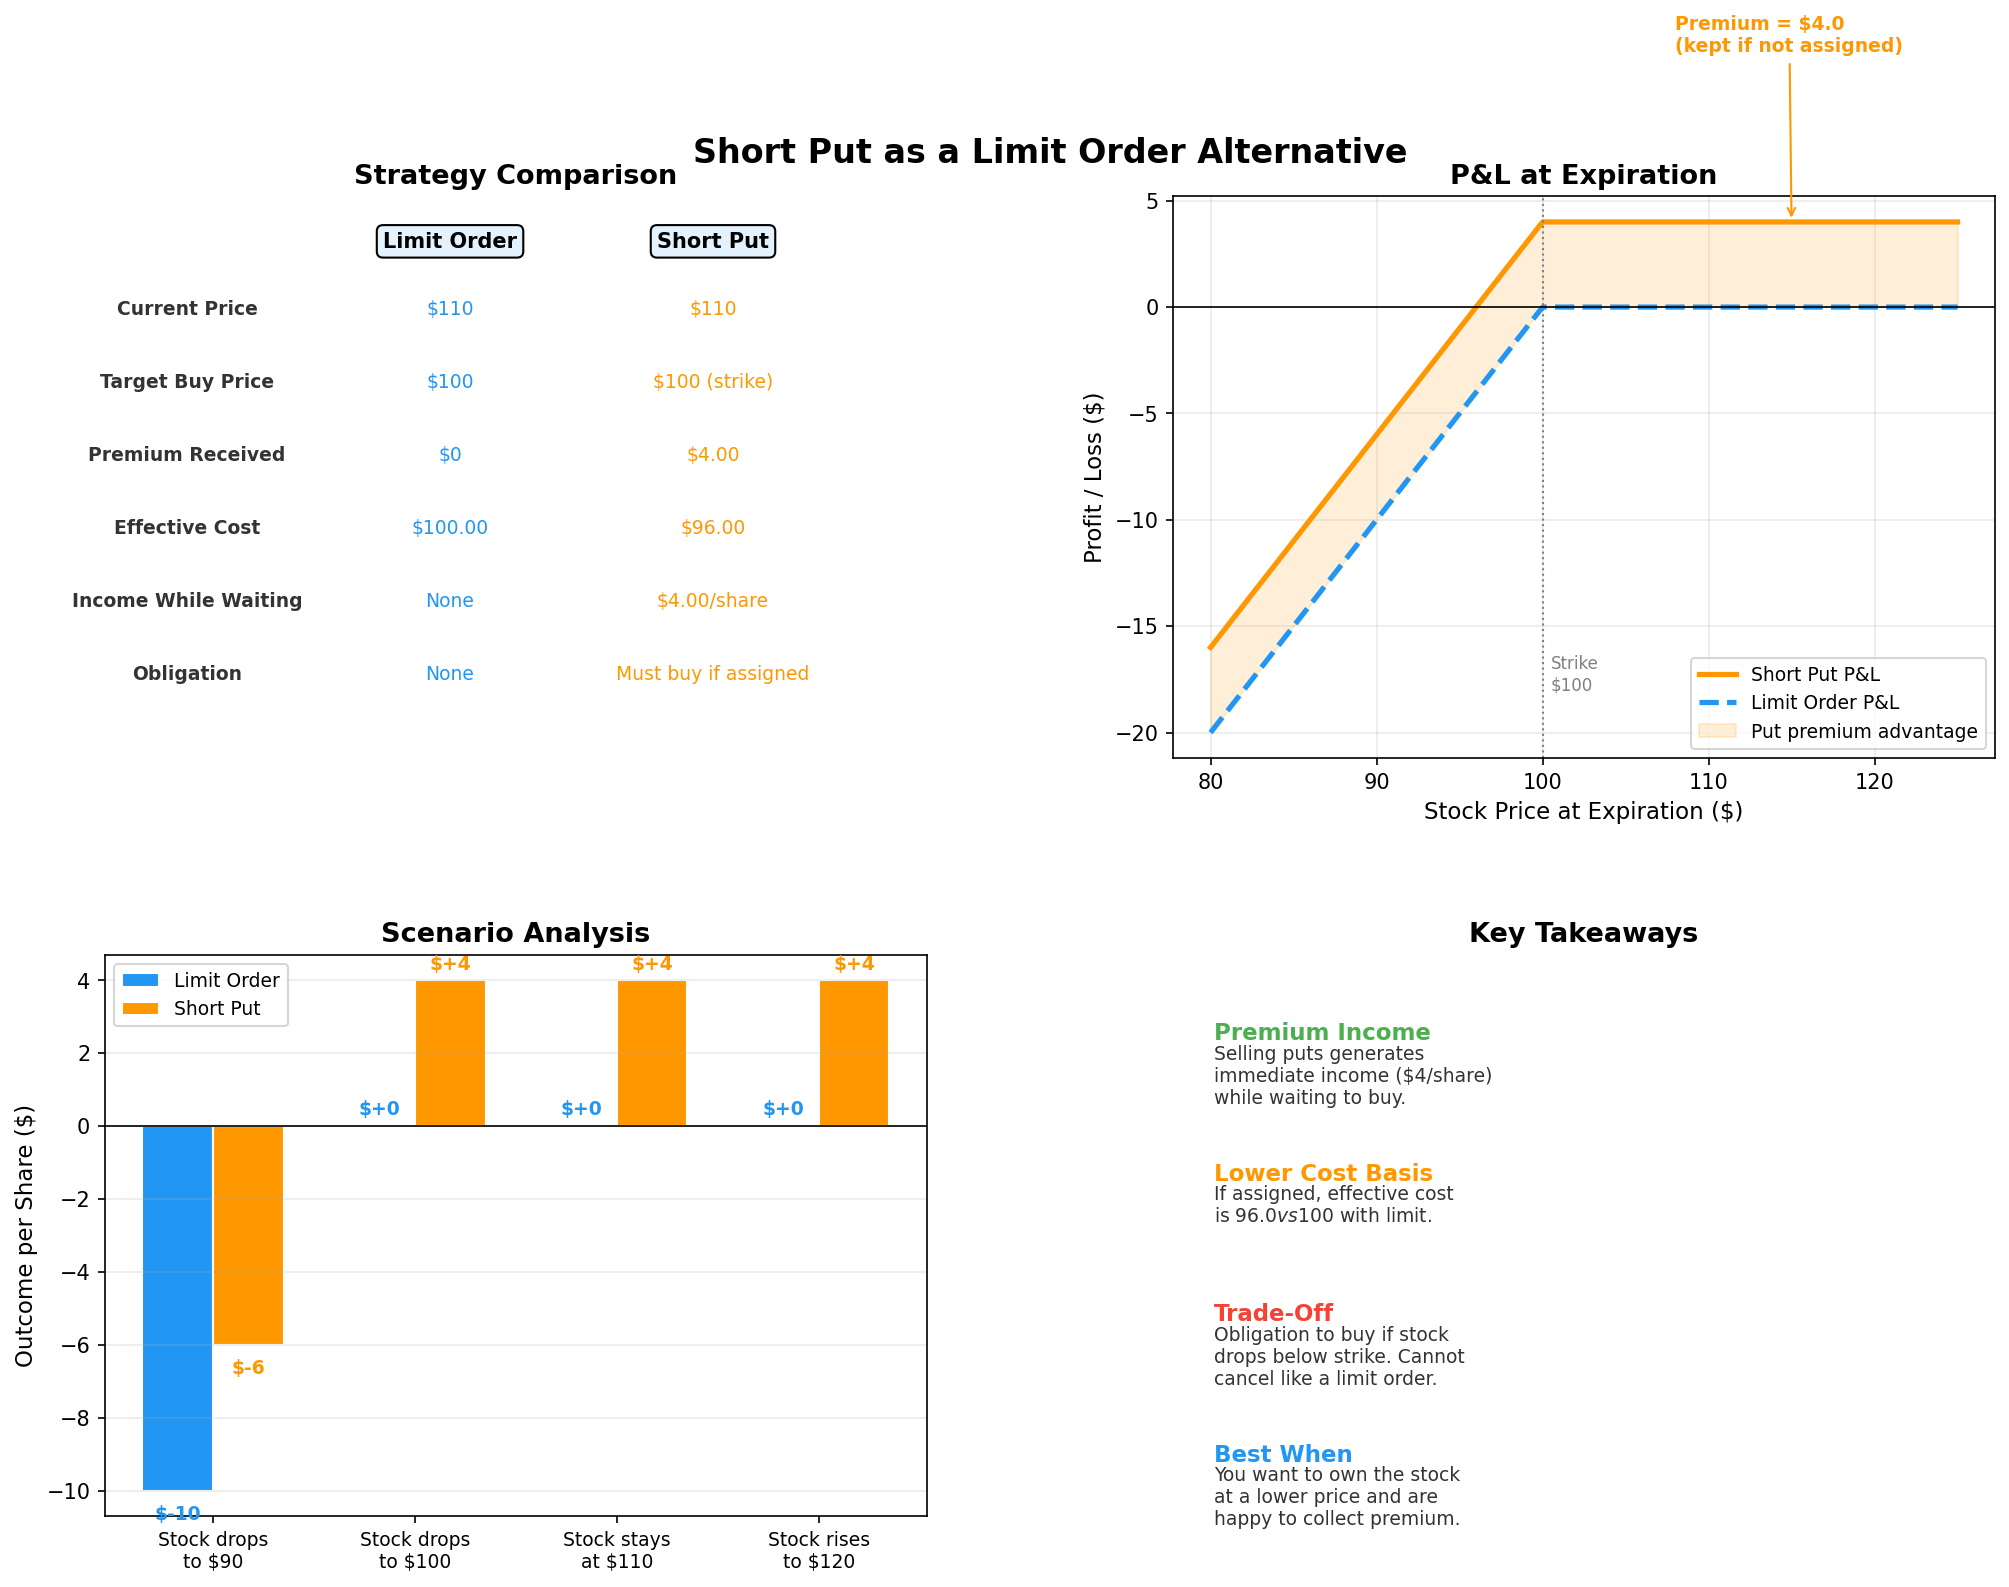

Write the Python code that produced this figure.
"""
Week 26 - Short Put as a Limit Order Alternative
===================================================
Comparison diagram: Traditional limit buy order vs Short Put,
showing the premium received as an advantage of selling puts.
Output: week26_put_as_limit.png
"""

import numpy as np
import matplotlib.pyplot as plt
import matplotlib.patches as mpatches
import os

# ---------------------------------------------------------------------------
# 1. Parameters
# ---------------------------------------------------------------------------
current_price = 110       # current stock price
limit_price   = 100       # desired buy price (= put strike)
put_premium   = 4.00      # premium received for selling the put
strike        = 100       # put strike = limit price

stock_range = np.linspace(80, 125, 300)

# ---------------------------------------------------------------------------
# 2. Calculate outcomes for both strategies
# ---------------------------------------------------------------------------
# Strategy 1: Traditional limit buy at $100
# - If stock drops to $100, you buy at $100
# - Effective cost basis: $100
# - No income while waiting

# Strategy 2: Sell $100 put, collect $4 premium
# - If stock drops below $100, you're assigned at $100 but net cost = $96
# - If stock stays above $100, you keep the $4 premium
# - Effective cost basis if assigned: $96

# P&L comparison when owning (or obligated to buy) vs just holding cash
# For limit order: profit only if stock falls to limit and then rises
limit_pnl = np.where(stock_range <= limit_price,
                     stock_range - limit_price,  # bought at limit, value is current
                     0)  # never triggered

# For short put: profit includes premium
put_pnl = np.where(stock_range <= strike,
                   stock_range - strike + put_premium,  # assigned, net of premium
                   put_premium)  # not assigned, keep premium

# ---------------------------------------------------------------------------
# 3. Plot
# ---------------------------------------------------------------------------
fig = plt.figure(figsize=(14, 10))
gs = fig.add_gridspec(2, 2, hspace=0.35, wspace=0.3)

fig.suptitle('Short Put as a Limit Order Alternative',
             fontsize=16, fontweight='bold', y=0.97)

# -- Panel 1 (top-left): Scenario comparison table/visual --
ax1 = fig.add_subplot(gs[0, 0])
ax1.set_xlim(0, 10)
ax1.set_ylim(0, 10)
ax1.axis('off')
ax1.set_title('Strategy Comparison', fontsize=13, fontweight='bold')

# Table-like display
rows = [
    ('Current Price', f'${current_price}', f'${current_price}'),
    ('Target Buy Price', f'${limit_price}', f'${strike} (strike)'),
    ('Premium Received', '$0', f'${put_premium:.2f}'),
    ('Effective Cost', f'${limit_price:.2f}', f'${limit_price - put_premium:.2f}'),
    ('Income While Waiting', 'None', f'${put_premium:.2f}/share'),
    ('Obligation', 'None', 'Must buy if assigned'),
]

headers = ['', 'Limit Order', 'Short Put']
for j, h in enumerate(headers):
    ax1.text(1 + j * 3.2, 9.2, h, fontsize=10, fontweight='bold',
             ha='center', va='center',
             bbox=dict(boxstyle='round', facecolor='#E3F2FD' if j > 0 else '#EEEEEE'))

for i, (label, v1, v2) in enumerate(rows):
    y = 8.0 - i * 1.3
    bg = '#f9f9f9' if i % 2 == 0 else 'white'
    ax1.text(1, y, label, fontsize=9, ha='center', va='center',
             fontweight='bold', color='#333333')
    ax1.text(4.2, y, v1, fontsize=9, ha='center', va='center',
             color='#2196F3')
    ax1.text(7.4, y, v2, fontsize=9, ha='center', va='center',
             color='#FF9800')

# -- Panel 2 (top-right): P&L comparison chart --
ax2 = fig.add_subplot(gs[0, 1])

ax2.plot(stock_range, put_pnl, color='#FF9800', linewidth=2.5,
         label='Short Put P&L')
ax2.plot(stock_range, limit_pnl, color='#2196F3', linewidth=2.5,
         linestyle='--', label='Limit Order P&L')

# Shade the premium advantage
ax2.fill_between(stock_range, put_pnl, limit_pnl,
                 where=(put_pnl > limit_pnl), alpha=0.15,
                 color='#FF9800', label='Put premium advantage')

ax2.axhline(y=0, color='black', linewidth=0.8)
ax2.axvline(x=strike, color='gray', linestyle=':', linewidth=1)
ax2.text(strike + 0.5, -18, f'Strike\n${strike}', fontsize=8,
         color='gray', ha='left')

# Premium annotation
ax2.annotate(f'Premium = ${put_premium}\n(kept if not assigned)',
             xy=(115, put_premium), xytext=(108, 12),
             fontsize=9, fontweight='bold', color='#FF9800',
             arrowprops=dict(arrowstyle='->', color='#FF9800'))

ax2.set_xlabel('Stock Price at Expiration ($)', fontsize=11)
ax2.set_ylabel('Profit / Loss ($)', fontsize=11)
ax2.set_title('P&L at Expiration', fontsize=13, fontweight='bold')
ax2.legend(loc='lower right', fontsize=9)
ax2.grid(True, alpha=0.25)

# -- Panel 3 (bottom-left): scenario outcomes --
ax3 = fig.add_subplot(gs[1, 0])

scenarios = ['Stock drops\nto $90', 'Stock drops\nto $100',
             'Stock stays\nat $110', 'Stock rises\nto $120']
limit_outcomes = [-10, 0, 0, 0]  # limit order outcomes
put_outcomes   = [-6, 4, 4, 4]   # short put outcomes (includes premium)

x = np.arange(len(scenarios))
width = 0.35

bars1 = ax3.bar(x - width / 2, limit_outcomes, width,
                label='Limit Order', color='#2196F3',
                edgecolor='white', linewidth=1)
bars2 = ax3.bar(x + width / 2, put_outcomes, width,
                label='Short Put', color='#FF9800',
                edgecolor='white', linewidth=1)

for bar in bars1:
    h = bar.get_height()
    ax3.text(bar.get_x() + bar.get_width() / 2,
             h + (0.3 if h >= 0 else -0.8),
             f'${h:+.0f}', ha='center', fontsize=9, fontweight='bold',
             color='#2196F3')

for bar in bars2:
    h = bar.get_height()
    ax3.text(bar.get_x() + bar.get_width() / 2,
             h + (0.3 if h >= 0 else -0.8),
             f'${h:+.0f}', ha='center', fontsize=9, fontweight='bold',
             color='#FF9800')

ax3.axhline(y=0, color='black', linewidth=0.8)
ax3.set_xticks(x)
ax3.set_xticklabels(scenarios, fontsize=9)
ax3.set_ylabel('Outcome per Share ($)', fontsize=11)
ax3.set_title('Scenario Analysis', fontsize=13, fontweight='bold')
ax3.legend(fontsize=9)
ax3.grid(True, axis='y', alpha=0.25)

# -- Panel 4 (bottom-right): key takeaways --
ax4 = fig.add_subplot(gs[1, 1])
ax4.axis('off')
ax4.set_title('Key Takeaways', fontsize=13, fontweight='bold')

takeaways = [
    ("Premium Income", "Selling puts generates\nimmediate income ($4/share)\nwhile waiting to buy.", '#4CAF50'),
    ("Lower Cost Basis", f"If assigned, effective cost\nis ${strike - put_premium} vs ${strike} with limit.", '#FF9800'),
    ("Trade-Off", "Obligation to buy if stock\ndrops below strike. Cannot\ncancel like a limit order.", '#F44336'),
    ("Best When", "You want to own the stock\nat a lower price and are\nhappy to collect premium.", '#2196F3'),
]

for i, (title, text, color) in enumerate(takeaways):
    y = 0.88 - i * 0.25
    ax4.text(0.05, y, title, transform=ax4.transAxes,
             fontsize=11, fontweight='bold', color=color, va='top')
    ax4.text(0.05, y - 0.04, text, transform=ax4.transAxes,
             fontsize=9, color='#333333', va='top')

plt.subplots_adjust(left=0.05, right=0.95, top=0.93, bottom=0.05,
                    hspace=0.35, wspace=0.3)

# ---------------------------------------------------------------------------
# 4. Save
# ---------------------------------------------------------------------------
output_path = os.path.join(os.path.dirname(__file__),
                           'week26_put_as_limit.png')
plt.savefig(output_path, dpi=150, bbox_inches='tight')
plt.close()
print(f"Saved: {output_path}")
